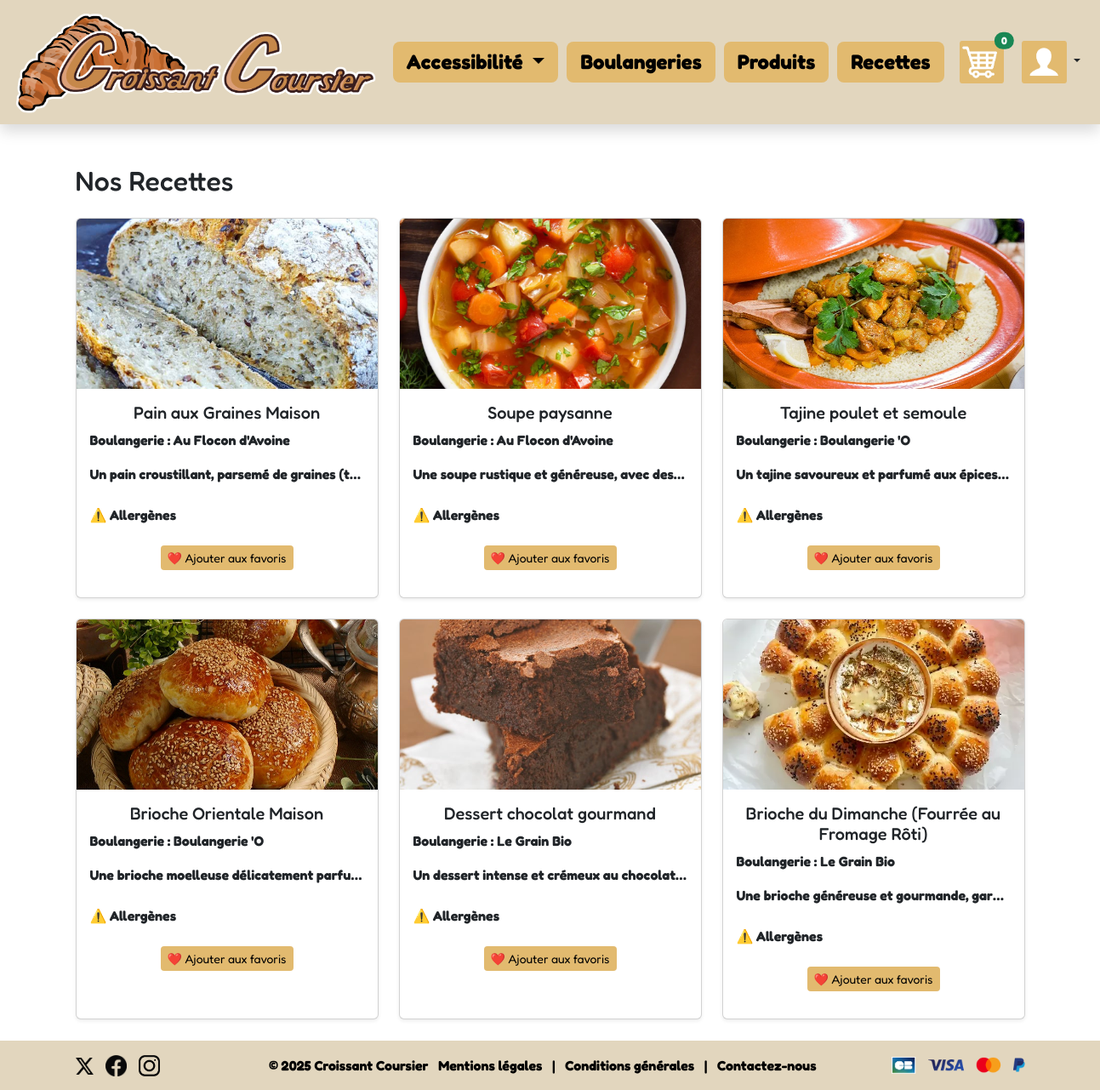
Page /recettes.php on the committed database.
### tables this page shows
CREATE TABLE `site_config` (
  `id` int NOT NULL,
  `logo_url` text
);

CREATE TABLE `recettes` (
  `id` int NOT NULL,
  `boulangeries_id` int DEFAULT NULL,
  `titre` varchar(255) NOT NULL,
  `description` text NOT NULL,
  `image_url` varchar(255) NOT NULL,
  `date_creation` datetime DEFAULT CURRENT_TIMESTAMP
);

### recettes.php (the view, shortened to what this page needs)
<?php
require_once 'db.php';
require_once 'navbar.php';
$stmt = $pdo->query("SELECT * FROM recettes");
$recettes = $stmt->fetchAll();
?>
<body>
<main>
<link href="https://cdn.jsdelivr.net/npm/bootstrap@5.3.0/dist/css/bootstrap.min.css" rel="stylesheet">
<div class="container py-4">
  <h2 class="mb-4">Nos Recettes</h2>
  <div class="row row-cols-1 row-cols-sm-2 row-cols-md-3 g-4">
    <?php foreach ($recettes as $r): ?>
      <div class="col">
        <div class="card h-100 shadow-sm">
          <div onclick="openRecetteModal(<?= $r['id'] ?>)" style="cursor: pointer;">
            <img src="<?= htmlspecialchars($r['image_url'] ?? 'https://via.placeholder.com/300x200') ?>" class="card-img-top" style="height: 200px; object-fit: cover;" alt="Recette">
            <div class="card-body">
              <h5 class="card-title text-center"><?= htmlspecialchars($r['titre']) ?></h5>
              <p><strong>Boulangerie :</strong> <?= htmlspecialchars($r['boulangerie_nom']) ?></p>
              <p class="card-text text-truncate" style="max-height: 4.5em; overflow: hidden;">
                <?= nl2br(htmlspecialchars($r['description'])) ?>
              </p>
            </div>
          </div>
          <div class="px-3 pb-3 text-center">
            <form method="POST" class="mt-2">
              <button type="submit" class="btn btn-panier-favoris btn-sm">❤️ Ajouter aux favoris</button>
            </form>
          </div>
        </div>
      </div>
    <?php endforeach; ?>
  </div>
</div>
</main>
<?php require_once 'footer.php'; ?>
</body>
</html>

### navbar.php (shortened to what this page needs)
<?php
$stmt = $pdo->query("SELECT logo_url FROM site_config LIMIT 1");
$logo = $stmt->fetchColumn();
$cart_count = 0;
$user = $_SESSION['user'] ?? null;
?>
<link href="https://cdn.jsdelivr.net/npm/bootstrap@5.3.0/dist/css/bootstrap.min.css" rel="stylesheet">
<nav class="navbar navbar-expand-lg shadow sticky-top mb-4">
  <div class="container-fluid">
    <a class="navbar-brand" href="index.php">
      <img src="<?= htmlspecialchars($logo) ?>" alt="Logo" style="max-height: 120px; width: auto;">
    </a>
    <div class="collapse navbar-collapse justify-content-end" id="navbarContent">
      <ul class="navbar-nav align-items-center">
<li class="nav-item dropdown">
  <div class="dropdown">
    <button class="nav-highlight dropdown-toggle border-0" type="button" data-bs-toggle="dropdown">
      Accessibilité
    </button>
  </div>
</li>
        <li class="nav-item">
          <a class="nav-item nav-highlight" href="boulangeries.php">Boulangeries</a>
        </li>
        <li class="nav-item">
          <a class="nav-item nav-highlight" href="produits.php">Produits</a>
        </li>
        <li class="nav-item">
          <a class="nav-item nav-highlight" href="recettes.php">Recettes</a>
        </li>
<li class="nav-item mx-2 position-relative">
  <a href="panier.php" class="d-inline-block position-relative">
    <img src="icon2.png" alt="Panier" style="height: 50px;">
    <span class="position-absolute top-0 start-100 translate-middle badge rounded-pill bg-success">
      <?= $cart_count ?>
    </span>
  </a>
</li>
        <li class="nav-item">
          <?php if (!$user): ?>
            <div class="dropdown">
              <button class="btn dropdown-toggle" type="button" data-bs-toggle="dropdown">
               <img src="icon1.png" alt="Panier" style="height: 50px;">
              </button>
            </div>
          <?php endif; ?>
        </li>
      </ul>
    </div>
  </div>
</nav>

### navbar.php (style rules this page uses)
body { padding-top: 0px; }
.navbar { background-color: rgb(226, 214, 190) !important; }
.nav-highlight { background-color:rgb(226, 186, 111) !important; border-radius: 8px; padding: 6px 16px !important; margin-right: 10px; font-weight: bold; font-size: 1.5rem; text-decoration: none !important; color: #000 !important; display: inline-block; }

### recettes.php (style rules this page uses)
html, body { height: 100%; margin: 0; }
body { font-family: 'Fredoka', sans-serif; font-weight: bold; display: flex; flex-direction: column; min-height: 100vh; }
main { flex: 1; }
.btn-panier-favoris { background-color: rgb(226, 186, 111); color: black; border: none; }
.card { cursor: pointer; }

### rows in the picture
site_config: logo_url (picture)
recettes: image_url (picture), titre "Pain aux Graines Maison", boulangerie_nom "Au Flocon d'Avoine", description "Un pain croustillant, parsemé de graines (t ⚠️ Allergènes"
recettes: image_url (picture), titre "Soupe paysanne", boulangerie_nom "Au Flocon d'Avoine", description "Une soupe rustique et généreuse, avec des ⚠️ Allergènes"
recettes: image_url (picture), titre "Tajine poulet et semoule", boulangerie_nom "Boulangerie 'O", description "Un tajine savoureux et parfumé aux épices ⚠️ Allergènes"
recettes: image_url (picture), titre "Brioche Orientale Maison", boulangerie_nom "Boulangerie 'O", description "Une brioche moelleuse délicatement parfu ⚠️ Allergènes"
recettes: image_url (picture), titre "Dessert chocolat gourmand", boulangerie_nom "Le Grain Bio", description "Un dessert intense et crémeux au chocolat ⚠️ Allergènes"
recettes: image_url (picture), titre "Brioche du Dimanche (Fourrée au Fromage Rôti)", boulangerie_nom "Le Grain Bio", description "Une brioche généreuse et gourmande, gar ⚠️ Allergènes"

### other values in the picture
$cart_count "0"
